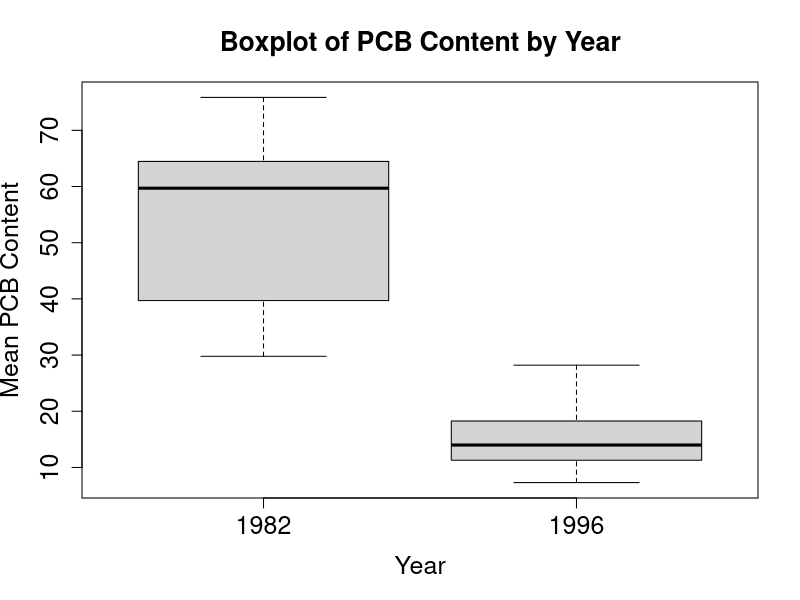
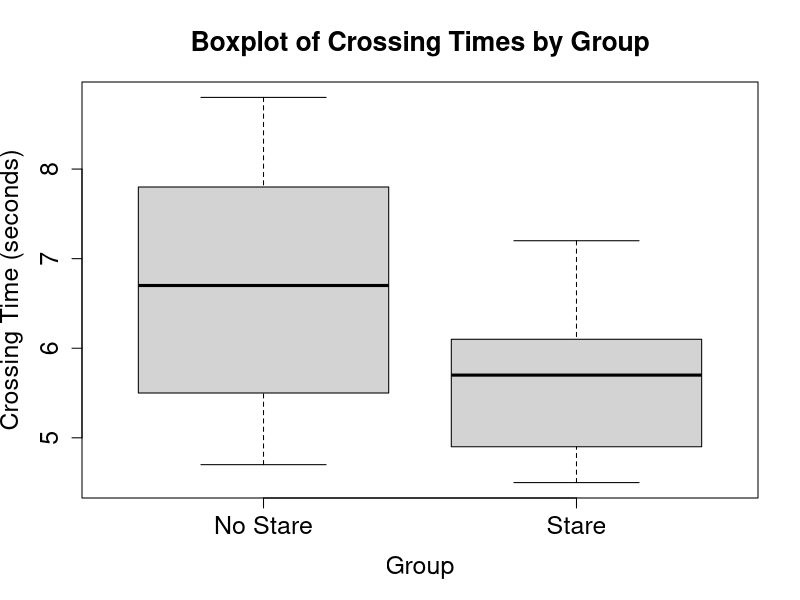

R code for these plots, in order:
# ========== #
# Homework 8 #
# ========== #


# Problem 6-11
# ============
p11 <- read.csv("prob6-11.txt")         # Reads in the Problem 6-11 data
boxplot(p11$Y1982,p11$Y1996,names=      # Boxplot of PCB content by year
  c("1982","1996"),xlab="Year",         # with plot labels, axis labels,
  ylab="Mean PCB Content",main=         # and a title
  "Boxplot of PCB Content by Year",
  cex.lab=1.5,cex.axis=1.5,cex.main=1.6)
t.test(p11$Y1982, p11$Y1996,            # Upper-sided t-test to compare PCB contents
       alternative="greater",mu=0)      # between years
t.test(p11$Y1982, p11$Y1996,            # Confidence interval for the true mean  
       alternative="two.sided",mu=0)    # difference between years


# Additional Problem 1
# ====================
stare <- read.csv("stare.txt")          # Reads in the stare crossing time data
boxplot(time~group,data=stare,names=         # Boxplot of crossing times by stare
  c("No Stare","Stare"),xlab="Group",        #   group with plot labels, axis labels,
  ylab="Crossing Time (seconds)",main=       #   and a title
  "Boxplot of Crossing Times by Group",
  cex.lab=1.5,cex.axis=1.5,cex.main=1.6)
means <- tapply(stare$time,stare$group,mean) # Computes the 2 group means
sdevs <- tapply(stare$time,stare$group,sd)   # Computes the 2 group SDs
t.test(time~group,data=stare,                # Two-sided t-test to compare crossing
  alternative="two.sided",mu=0)              #   times between groups

